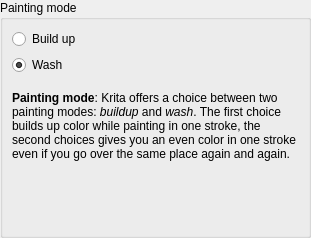
<?xml version="1.0" encoding="utf-8"?>
<ui version="4.0">
 <author>
    SPDX-FileCopyrightText: none
    SPDX-License-Identifier: GPL-3.0-or-later
  </author>
 <class>WdgIncremental</class>
 <widget class="QWidget" name="WdgIncremental">
  <property name="geometry">
   <rect>
    <x>0</x>
    <y>0</y>
    <width>311</width>
    <height>238</height>
   </rect>
  </property>
  <layout class="QVBoxLayout" name="verticalLayout">
   <property name="margin">
    <number>0</number>
   </property>
   <item>
    <widget class="QGroupBox" name="grpIncremental">
     <property name="title">
      <string>Painting mode</string>
     </property>
     <property name="checkable">
      <bool>false</bool>
     </property>
     <property name="checked">
      <bool>false</bool>
     </property>
     <layout class="QGridLayout" name="gridLayout_2">
      <item column="0" row="0">
       <widget class="QRadioButton" name="radioBuildup">
        <property name="text">
         <string>Build up</string>
        </property>
       </widget>
      </item>
      <item column="0" row="1">
       <widget class="QRadioButton" name="radioWash">
        <property name="text">
         <string>Wash</string>
        </property>
        <property name="checked">
         <bool>true</bool>
        </property>
       </widget>
      </item>
      <item column="0" row="3">
       <widget class="QLabel" name="label">
        <property name="toolTip">
         <string>&lt;html&gt;
&lt;p&gt;&lt;b&gt;Note:&lt;/b&gt; this is the same thing as the &quot;incremental&quot; option in the Krita 1.6 freehand tool options.&lt;/p&gt;&lt;/html&gt;</string>
        </property>
        <property name="text">
         <string>&lt;html&gt;
&lt;p&gt;&lt;b&gt;Painting mode&lt;/b&gt;: Krita offers a choice between two painting modes: &lt;i&gt;buildup&lt;/i&gt; and &lt;i&gt;wash&lt;/i&gt;. The first choice builds up color while painting in one stroke, the second choices gives you an even color in one stroke even if you go over the same place again and again.&lt;/p&gt;&lt;/html&gt;</string>
        </property>
        <property name="textFormat">
         <enum>Qt::RichText</enum>
        </property>
        <property name="wordWrap">
         <bool>true</bool>
        </property>
       </widget>
      </item>
      <item column="0" row="4">
       <spacer name="verticalSpacer">
        <property name="orientation">
         <enum>Qt::Vertical</enum>
        </property>
        <property name="sizeHint" stdset="0">
         <size>
          <width>20</width>
          <height>40</height>
         </size>
        </property>
       </spacer>
      </item>
      <item column="0" row="2">
       <spacer name="verticalSpacer_2">
        <property name="orientation">
         <enum>Qt::Vertical</enum>
        </property>
        <property name="sizeType">
         <enum>QSizePolicy::Fixed</enum>
        </property>
        <property name="sizeHint" stdset="0">
         <size>
          <width>20</width>
          <height>10</height>
         </size>
        </property>
       </spacer>
      </item>
     </layout>
    </widget>
   </item>
  </layout>
 </widget>
 <resources/>
 <connections/>
</ui>
